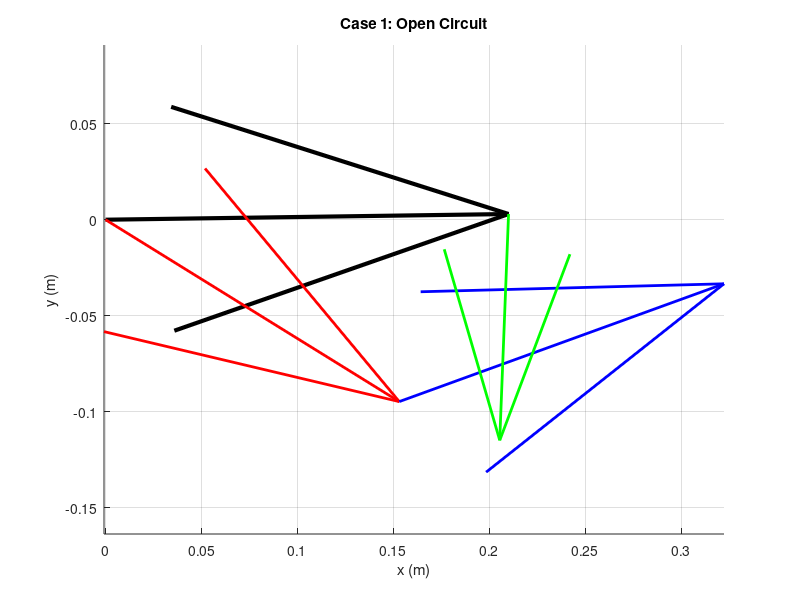
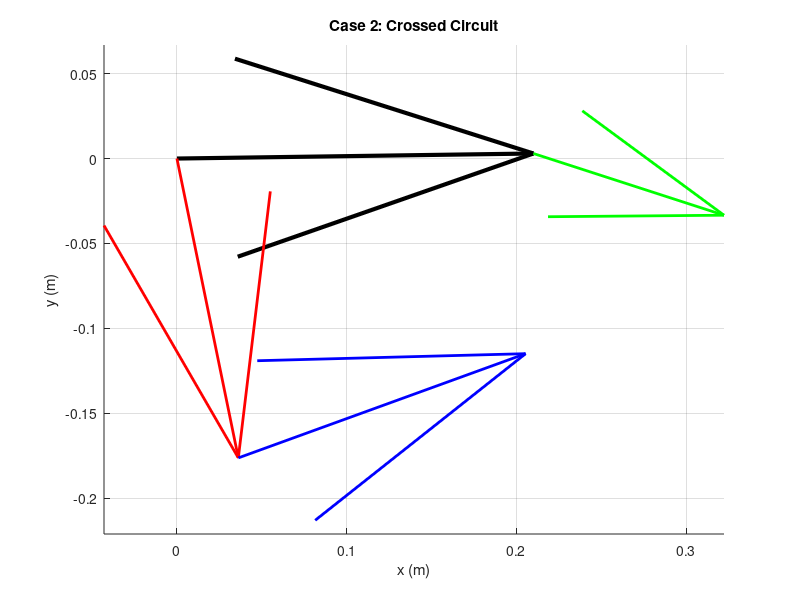

These charts were generated, in order, by the following MATLAB code:
clear all
close all
clc

% --- 1. Define Parameters (Unit: meters) ---
L1 = 0.210; % Link 1 (d, Ground)
L2 = 0.180; % Link 2 (a, Crank)
L3 = 0.180; % Link 3 (b, Coupler)
L4 = 0.118; % Link 4 (c, Rocker)

a = L2;
b = L3;
c = L4;
d = L1;

% --- 2. Input Parameter (Theta 3 Known) ---
% Ground (Link 1) is lifted by 0.81 degrees
offset_deg = 0.81;
offset = deg2rad(offset_deg);

q3d_global = 19.94; % Known Theta 3 (Global Input)
q3 = deg2rad(q3d_global) - offset; % Convert to Local Theta 3

% --- 3. Define K Constants for INVERSE Analysis ---
% Swap roles: Link 3 (b) acts as Input to find others.
% To find Theta 4 (Rocker), use Inverse K constants (Swap a and b):
K1 = d/b; 
K2 = d/c;
K3 = (b^2 - a^2 + c^2 + d^2)/(2*b*c); 

% To find Theta 2 (Crank), use Inverse K constants (Swap a and b):
K4 = d/a; 
K5 = (c^2 - d^2 - b^2 - a^2)/(2*b*a); 

% --- 4. Calculate Coefficients for Theta 4 ---
A = cos(q3) - K1 - K2*cos(q3) + K3;
B = -2*sin(q3);
C = K1 - (K2+1)*cos(q3) + K3;

% --- 5. Calculate Coefficients for Theta 2 ---
D = cos(q3) - K1 + K4*cos(q3) + K5;
E = -2*sin(q3);
F = K1 + (K4-1)*cos(q3) + K5;

% --- 6. Solve for Theta 4 (Rocker) ---
% Two solutions: q41 and q42
q41 = 2*atan((-B + sqrt(B^2 - 4*A*C))/(2*A)); 
q42 = 2*atan((-B - sqrt(B^2 - 4*A*C))/(2*A));

% Convert to Global Degrees
q41d = rad2deg(q41) + offset_deg;
q42d = rad2deg(q42) + offset_deg;

% --- 7. Solve for Theta 2 (Crank) ---
% Two solutions: q21 and q22
q21 = 2*atan((-E - sqrt(E^2 - 4*D*F))/(2*D));
q22 = 2*atan((-E + sqrt(E^2 - 4*D*F))/(2*D));

% Convert to Global Degrees
q21d = rad2deg(q21) + offset_deg;
q22d = rad2deg(q22) + offset_deg;

% --- 8. Vector Calculation for Plotting ---
% Ground Vector (Starts at 0,0)
RO4O2 = d*exp(j*offset);
RO4O2x = real(RO4O2); RO4O2y = imag(RO4O2);

% --- Case 1: Open Circuit Configuration ---
% Pairing q21 and q41
RA1 = a*exp(j*(q21 + offset));       
RBA = b*exp(j*(q3 + offset));        
RBO4_1 = c*exp(j*(q41 + offset));    

RA1x = real(RA1); RA1y = imag(RA1);
RBAx = real(RBA); RBAy = imag(RBA); 
RBO4_1x = real(RBO4_1); RBO4_1y = imag(RBO4_1);

% --- Case 2: Crossed Circuit Configuration ---
% Pairing q22 and q42
RA2 = a*exp(j*(q22 + offset));       
RBO4_2 = c*exp(j*(q42 + offset));    

RA2x = real(RA2); RA2y = imag(RA2);
RBO4_2x = real(RBO4_2); RBO4_2y = imag(RBO4_2);

% --- 9. Plotting Case 1 (Open Circuit) ---
figure(1)
title('Case 1: Open Circuit');
hold on;
% Ground (Pink/Black) - Starts at 0,0
quiver(0,0, RO4O2x, RO4O2y, 0, 'black', 'MaxHeadSize', 0.5, 'LineWidth', 3); 
% Crank (Green/Red) - Starts at 0,0
quiver(0,0, RA1x, RA1y, 0, 'red', 'MaxHeadSize', 0.5, 'LineWidth', 2); 
% Coupler (Yellow/Blue) - Starts at end of Crank (RA)
quiver(RA1x, RA1y, RBAx, RBAy, 0, 'blue', 'MaxHeadSize', 0.5, 'LineWidth', 2); 
% Rocker (Grey/Green) - Starts at end of Ground (RO4O2)
quiver(RO4O2x, RO4O2y, RBO4_1x, RBO4_1y, 0, 'green', 'MaxHeadSize', 0.5, 'LineWidth', 2); 
axis equal; grid on;
xlabel('x (m)'); ylabel('y (m)');

% --- 10. Plotting Case 2 (Crossed Circuit) ---
figure(2)
title('Case 2: Crossed Circuit');
hold on;
% Ground
quiver(0,0, RO4O2x, RO4O2y, 0, 'black', 'MaxHeadSize', 0.5, 'LineWidth', 3); 
% Crank
quiver(0,0, RA2x, RA2y, 0, 'red', 'MaxHeadSize', 0.5, 'LineWidth', 2); 
% Coupler
quiver(RA2x, RA2y, RBAx, RBAy, 0, 'blue', 'MaxHeadSize', 0.5, 'LineWidth', 2); 
% Rocker
quiver(RO4O2x, RO4O2y, RBO4_2x, RBO4_2y, 0, 'green', 'MaxHeadSize', 0.5, 'LineWidth', 2); 
axis equal; grid on;
xlabel('x (m)'); ylabel('y (m)');

% Display Results
disp('--- Results ---');
disp(['Input Theta 3 (Global): ', num2str(q3d_global)]);
disp(['Case 1 (Open) - Theta 2: ', num2str(q21d), '  Theta 4: ', num2str(q41d)]);
disp(['Case 2 (Crossed) - Theta 2: ', num2str(q22d), '  Theta 4: ', num2str(q42d)]);
